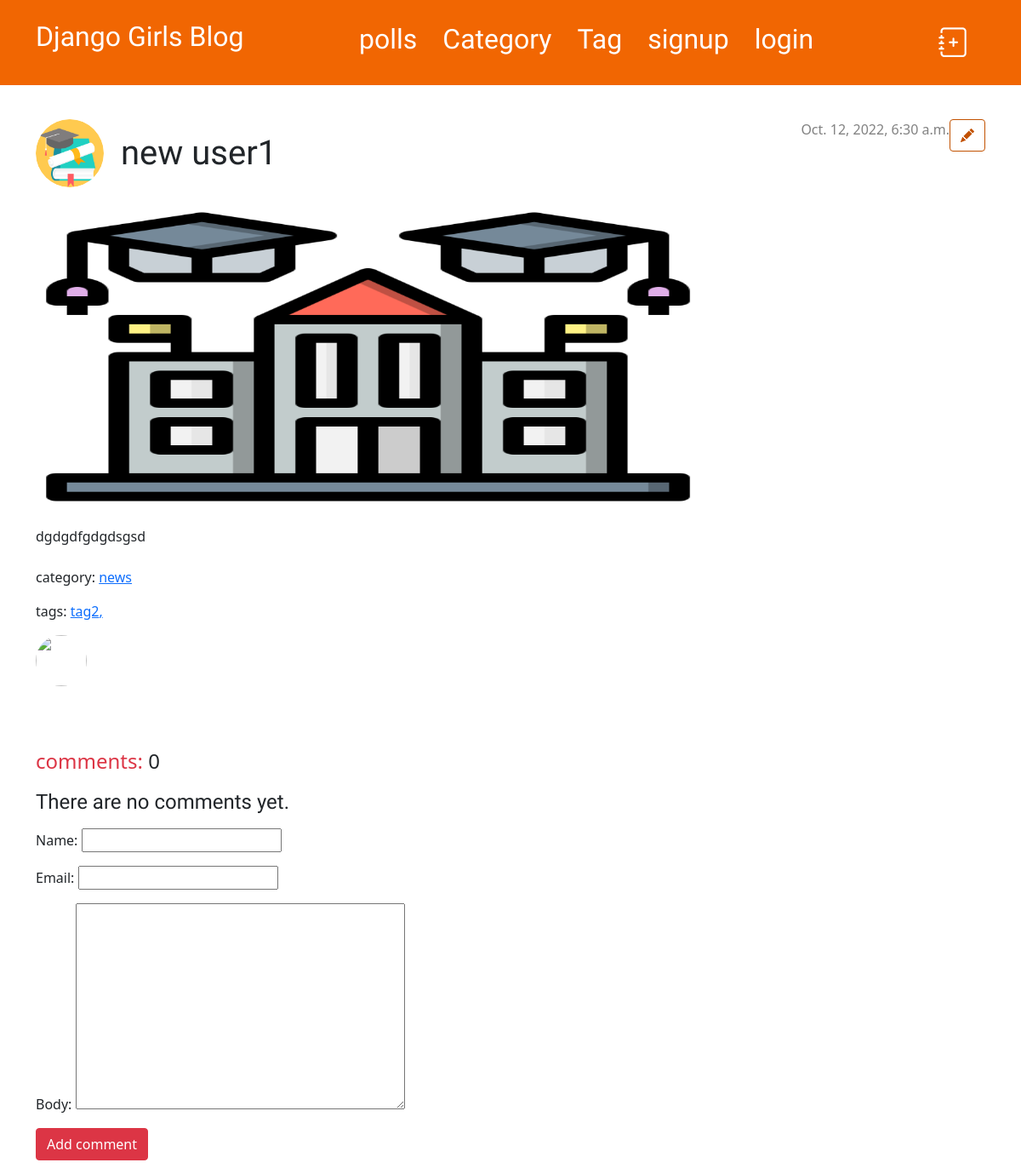
The page /post/new-user1/ on the database as committed earlier.
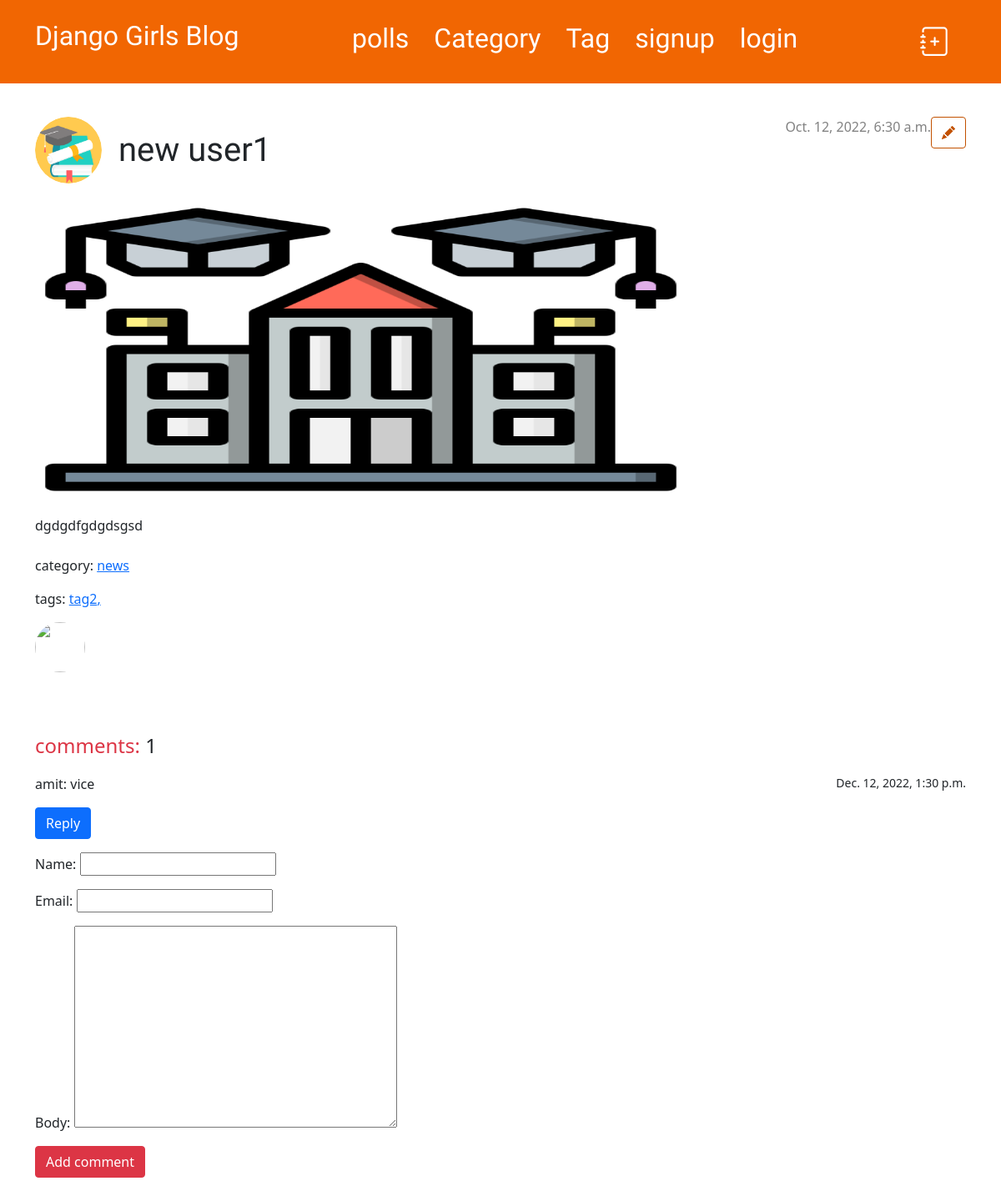
The same page on the database as committed later.
### blog/models.py (models this page shows, shortened)
class Tag(models.Model):
    tag_name = models.CharField(max_length=50, unique=True)
    created_date = models.DateTimeField(default=timezone.now)
    published_date = models.DateTimeField(blank=True, null=True)
    slug = models.SlugField(max_length=250,allow_unicode=True , null=True, blank=True, unique=True)
    class Meta:
        verbose_name = 'tag'
        verbose_name_plural = 'tags'

class Comment(models.Model):
    post = models.ForeignKey(Post,on_delete=models.CASCADE,related_name='comments')
    name = models.CharField(max_length=80)
    email = models.EmailField()
    body = models.TextField()
    created = models.DateTimeField(auto_now_add=True)
    updated = models.DateTimeField(auto_now=True)
    active = models.BooleanField(default=True)
    parent = models.ForeignKey('self' , null=True , blank=True , on_delete=models.CASCADE , related_name='replies')

### blog/views.py (the view)
# urls.py: path('post/<slug:slug>/', views.post_detail, name='post_detail'),
def post_detail(request,slug):
    posts=get_object_or_404(Post,slug=slug)
    comments = posts.comments.filter(active=True, parent__isnull=True)
    if request.method == 'POST':
        comment_form = CommentForm(data=request.POST)
        if comment_form.is_valid():
            parent_obj = None
            try:
                parent_id = int(request.POST.get('parent_id'))
            except:
                parent_id = None
            if parent_id:
                parent_obj = Comment.objects.get(id=parent_id)
                if parent_obj:
                    replay_comment = comment_form.save(commit=False)
                    replay_comment.parent = parent_obj
            new_comment = comment_form.save(commit=False)
            new_comment.post = posts
            new_comment.save()
            return redirect('blog:post_detail',slug=slug)
    else:
        comment_form = CommentForm()
    return render(request,
                  'blog/post_detail.html',
                  {'posts': posts,
                   'comments': comments,
                   'comment_form': comment_form})

### blog/forms.py
class CommentForm(forms.ModelForm):
    class Meta:
        model = Comment
        fields = ('name', 'email', 'body' )

### blog/models.py (called while the page is built)
    def __str__(self):
        return self.category_name

### blog/templates/blog/post_detail.html (shortened to what this page needs)
<!DOCTYPE html>
<html lang="en">
<head>
<body>
{% extends 'blog/base.html' %}
{% block content %}
    <article class="post">
        <aside class="actions ">
            <a href="{% url 'blog:post_edit' posts.slug %}"  class="btn btn-secondary">
                <i class="bi bi-pencil-fill" ></i>
            </a>
        </aside>
        {% if posts.published_date %}
            <time class="date">
                {{ posts.published_date }}
            </time>
        {% endif %}
        <div class="dflex my-3" style="display:flex;gap:20px">
        <img src="{{posts.timage.url}}" width="80" height="80" style="border-radius:50%">
        <h1 class="py-3">{{ posts.title }}</h1>
        </div>
        <img src="{{posts.featureimage.url}}" width="70%" height="350">
        <p class="my-4">{{ posts.text|linebreaksbr }}</p>
        <p>
        {% if posts.category %}
        category: <a href="{% url 'blog:category_detail' slug=posts.category %}"> {{posts.category}}</a>
       {% endif %}
      </p>
      <p>
        {% if posts.tag %}
        tags:
        {% for posts in posts.tag.all %}
        <a href="{% url 'blog:tag_detail'  slug=posts.slug %}"> {{posts.tag_name}},</a>
         {% endfor %}
         {% endif %}
       </p>
       <p>  <img src="{{user.profileimage.url}}" width="60" height="60" style="border-radius:50%"><a href="{% url 'blog:user_profile' %}" class="text-decoration-none"></a></p>
    </article>
    <article>
   <p class="text-danger fs-4">  comments: <small class="text-dark fs-4">{{comments.count}}</small></p>
{% for comment in comments %}
    <div class="comment my-3">
        <p class="info">{{ comment.name }}: {{ comment.body }}  <small style="float:right">{{ comment.created }} </small></p>
        <button class="btn btn-primary reply">Reply</button>
    </div>
{% empty %}
<h4>There are no comments yet.</h4>
{% endfor %}
    </article>
    <form action="." method="post" class="my-3">
        {{ comment_form.as_p }}
        <button type="submit" class="btn btn-danger">Add comment</button>
    </form>
{% endblock %}

Rows that differ between the two databases and show on the page:
added Comment: name "amit", body "vice", created "Dec. 12, 2022, 1:30 p.m."
Other text that changed with them:
{{ comments.count }}: "0" → "1"
text no longer shown: "There are no comments yet."
